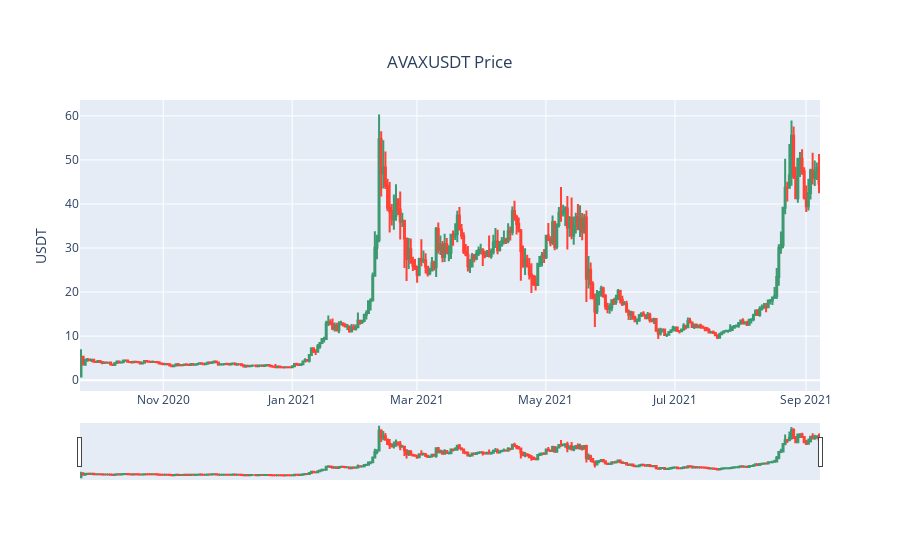

Write notebook code for a chart like this one.
### Code cell
import plotly.graph_objects as go

from datetime import datetime


fig = go.Figure(data=[go.Candlestick(x=df.index,
                open=df['o'],
                high=df['h'],
                low=df['l'],
                close=df['c'])])

fig.update_layout(
    yaxis_title="USDT",
    title={
        'text': symbol + " Price",
        'y':0.9,
        'x':0.5,
        'xanchor': 'center',
        'yanchor': 'top'})

fig.show()

### Figure 1 — Plotly figure (JSON) as saved in the notebook; plotly's stock layout.template omitted (floating-point values rounded to 4 significant figures; data arrays with more than 128 entries replaced by an {"elided": "..."} marker saying what was removed)
{"data": [{"close": {"elided": "350 str values"}, "high": {"elided": "350 str values"}, "low": {"elided": "350 str values"}, "open": {"elided": "350 str values"}, "type": "candlestick", "x": {"elided": "350 str values"}}], "layout": {"title": {"text": "AVAXUSDT Price", "x": 0.5, "xanchor": "center", "y": 0.9, "yanchor": "top"}, "yaxis": {"title": {"text": "USDT"}}}}
